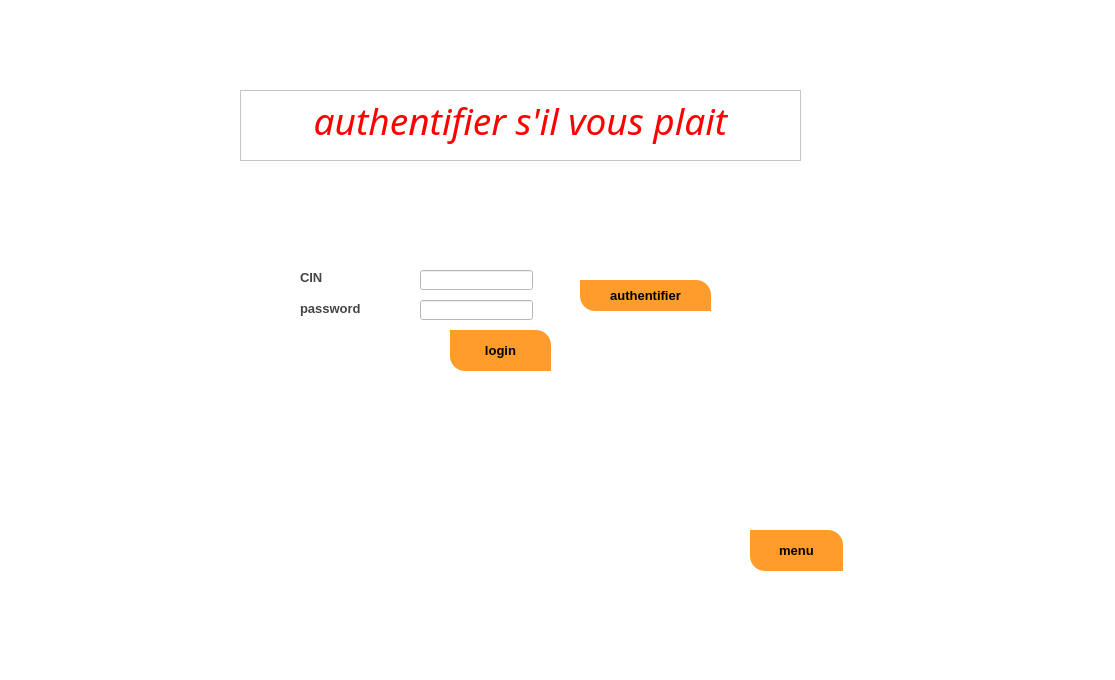
<?xml version="1.0" encoding="UTF-8"?>
<ui version="4.0">
 <class>windowemploye</class>
 <widget class="QDialog" name="windowemploye">
  <property name="geometry">
   <rect>
    <x>0</x>
    <y>0</y>
    <width>1115</width>
    <height>680</height>
   </rect>
  </property>
  <property name="windowTitle">
   <string>Dialog</string>
  </property>
  <property name="styleSheet">
   <string notr="true">
QWidget

{

	background-color: #fff;

	color: red;



}





/*-----QLabel-----*/

QLabel

{

	background-color: transparent;

	color: #454544;

	font-weight: bold;

	font-size: 13px;



}





/*-----QPushButton-----*/

QPushButton

{

	

	background-color: #ff9c2b;

color: #000000;

	font-size: 13px;

	font-weight: bold;

	border-top-right-radius: 15px;

	border-top-left-radius: 0px;

	border-bottom-right-radius: 0px;

	border-bottom-left-radius: 15px;

	padding: 10px;



}

</string>
  </property>
  <widget class="QStackedWidget" name="stackedWidget">
   <property name="geometry">
    <rect>
     <x>140</x>
     <y>90</y>
     <width>751</width>
     <height>511</height>
    </rect>
   </property>
   <property name="currentIndex">
    <number>1</number>
   </property>
   <widget class="QWidget" name="page">
    <widget class="QPushButton" name="pushButton">
     <property name="geometry">
      <rect>
       <x>140</x>
       <y>300</y>
       <width>451</width>
       <height>41</height>
      </rect>
     </property>
     <property name="text">
      <string>AFFICHER</string>
     </property>
    </widget>
    <widget class="QPushButton" name="pushButton_2">
     <property name="geometry">
      <rect>
       <x>140</x>
       <y>250</y>
       <width>451</width>
       <height>41</height>
      </rect>
     </property>
     <property name="text">
      <string>AJOUTER</string>
     </property>
    </widget>
    <widget class="QPushButton" name="pushButton_3">
     <property name="geometry">
      <rect>
       <x>140</x>
       <y>360</y>
       <width>451</width>
       <height>41</height>
      </rect>
     </property>
     <property name="text">
      <string>MODIFIER</string>
     </property>
    </widget>
    <widget class="QPushButton" name="pushButton_4">
     <property name="geometry">
      <rect>
       <x>140</x>
       <y>420</y>
       <width>451</width>
       <height>51</height>
      </rect>
     </property>
     <property name="text">
      <string>SUPPRIMER</string>
     </property>
    </widget>
    <widget class="QTextEdit" name="textEdit">
     <property name="geometry">
      <rect>
       <x>80</x>
       <y>20</y>
       <width>561</width>
       <height>71</height>
      </rect>
     </property>
     <property name="font">
      <font>
       <family>Brush Script MT</family>
       <pointsize>28</pointsize>
       <italic>true</italic>
      </font>
     </property>
     <property name="html">
      <string>&lt;!DOCTYPE HTML PUBLIC &quot;-//W3C//DTD HTML 4.0//EN&quot; &quot;http://www.w3.org/TR/REC-html40/strict.dtd&quot;&gt;
&lt;html&gt;&lt;head&gt;&lt;meta name=&quot;qrichtext&quot; content=&quot;1&quot; /&gt;&lt;style type=&quot;text/css&quot;&gt;
p, li { white-space: pre-wrap; }
&lt;/style&gt;&lt;/head&gt;&lt;body style=&quot; font-family:'Brush Script MT'; font-size:28pt; font-weight:400; font-style:italic;&quot;&gt;
&lt;p align=&quot;center&quot; style=&quot; margin-top:0px; margin-bottom:0px; margin-left:0px; margin-right:0px; -qt-block-indent:0; text-indent:0px;&quot;&gt;---Menu---&lt;/p&gt;&lt;/body&gt;&lt;/html&gt;</string>
     </property>
    </widget>
    <widget class="QLabel" name="label_21">
     <property name="geometry">
      <rect>
       <x>260</x>
       <y>100</y>
       <width>211</width>
       <height>141</height>
      </rect>
     </property>
     <property name="text">
      <string/>
     </property>
     <property name="pixmap">
      <pixmap>../../QTinterface (1)/QTinterface/logo.gif</pixmap>
     </property>
     <property name="scaledContents">
      <bool>true</bool>
     </property>
    </widget>
   </widget>
   <widget class="QWidget" name="page_3">
    <widget class="QLabel" name="label_9">
     <property name="geometry">
      <rect>
       <x>160</x>
       <y>180</y>
       <width>47</width>
       <height>14</height>
      </rect>
     </property>
     <property name="text">
      <string>CIN</string>
     </property>
    </widget>
    <widget class="QLabel" name="label_10">
     <property name="geometry">
      <rect>
       <x>160</x>
       <y>210</y>
       <width>71</width>
       <height>16</height>
      </rect>
     </property>
     <property name="text">
      <string>password</string>
     </property>
    </widget>
    <widget class="QLineEdit" name="lineEdit_9">
     <property name="geometry">
      <rect>
       <x>280</x>
       <y>180</y>
       <width>113</width>
       <height>20</height>
      </rect>
     </property>
    </widget>
    <widget class="QLineEdit" name="lineEdit_10">
     <property name="geometry">
      <rect>
       <x>280</x>
       <y>210</y>
       <width>113</width>
       <height>20</height>
      </rect>
     </property>
     <property name="echoMode">
      <enum>QLineEdit::Password</enum>
     </property>
    </widget>
    <widget class="QPushButton" name="pushButton_8">
     <property name="geometry">
      <rect>
       <x>440</x>
       <y>190</y>
       <width>131</width>
       <height>31</height>
      </rect>
     </property>
     <property name="text">
      <string>authentifier</string>
     </property>
    </widget>
    <widget class="QTextEdit" name="textEdit_3">
     <property name="geometry">
      <rect>
       <x>100</x>
       <y>0</y>
       <width>561</width>
       <height>71</height>
      </rect>
     </property>
     <property name="font">
      <font>
       <family>Brush Script MT</family>
       <pointsize>28</pointsize>
       <italic>true</italic>
      </font>
     </property>
     <property name="html">
      <string>&lt;!DOCTYPE HTML PUBLIC &quot;-//W3C//DTD HTML 4.0//EN&quot; &quot;http://www.w3.org/TR/REC-html40/strict.dtd&quot;&gt;
&lt;html&gt;&lt;head&gt;&lt;meta name=&quot;qrichtext&quot; content=&quot;1&quot; /&gt;&lt;style type=&quot;text/css&quot;&gt;
p, li { white-space: pre-wrap; }
&lt;/style&gt;&lt;/head&gt;&lt;body style=&quot; font-family:'Brush Script MT'; font-size:28pt; font-weight:400; font-style:italic;&quot;&gt;
&lt;p align=&quot;center&quot; style=&quot; margin-top:0px; margin-bottom:0px; margin-left:0px; margin-right:0px; -qt-block-indent:0; text-indent:0px;&quot;&gt;authentifier s'il vous plait&lt;/p&gt;&lt;/body&gt;&lt;/html&gt;</string>
     </property>
    </widget>
    <widget class="QPushButton" name="pushButton_5">
     <property name="geometry">
      <rect>
       <x>310</x>
       <y>240</y>
       <width>101</width>
       <height>41</height>
      </rect>
     </property>
     <property name="text">
      <string>login</string>
     </property>
    </widget>
    <widget class="QPushButton" name="pushButton_6">
     <property name="geometry">
      <rect>
       <x>610</x>
       <y>440</y>
       <width>93</width>
       <height>41</height>
      </rect>
     </property>
     <property name="text">
      <string>menu</string>
     </property>
    </widget>
   </widget>
   <widget class="QWidget" name="page_4">
    <widget class="QGroupBox" name="groupBox">
     <property name="geometry">
      <rect>
       <x>0</x>
       <y>0</y>
       <width>761</width>
       <height>541</height>
      </rect>
     </property>
     <property name="title">
      <string>Bienvenue</string>
     </property>
     <widget class="QTabWidget" name="tabWidget">
      <property name="geometry">
       <rect>
        <x>0</x>
        <y>0</y>
        <width>731</width>
        <height>481</height>
       </rect>
      </property>
      <property name="currentIndex">
       <number>0</number>
      </property>
      <widget class="QWidget" name="tab">
       <attribute name="title">
        <string>Afficher</string>
       </attribute>
       <widget class="QTableView" name="tableView">
        <property name="geometry">
         <rect>
          <x>10</x>
          <y>70</y>
          <width>711</width>
          <height>331</height>
         </rect>
        </property>
       </widget>
       <widget class="QPushButton" name="pushButton_9">
        <property name="geometry">
         <rect>
          <x>20</x>
          <y>20</y>
          <width>81</width>
          <height>31</height>
         </rect>
        </property>
        <property name="text">
         <string>Tri crois</string>
        </property>
       </widget>
       <widget class="QPushButton" name="pushButton_10">
        <property name="geometry">
         <rect>
          <x>200</x>
          <y>20</y>
          <width>91</width>
          <height>31</height>
         </rect>
        </property>
        <property name="text">
         <string>Recherche</string>
        </property>
       </widget>
       <widget class="QPushButton" name="pushButton_11">
        <property name="geometry">
         <rect>
          <x>420</x>
          <y>30</y>
          <width>101</width>
          <height>31</height>
         </rect>
        </property>
        <property name="text">
         <string>CONTRAT </string>
        </property>
       </widget>
       <widget class="QLineEdit" name="lineEdit_16">
        <property name="geometry">
         <rect>
          <x>300</x>
          <y>30</y>
          <width>113</width>
          <height>22</height>
         </rect>
        </property>
       </widget>
       <widget class="QPushButton" name="pushButton_15">
        <property name="geometry">
         <rect>
          <x>610</x>
          <y>410</y>
          <width>93</width>
          <height>31</height>
         </rect>
        </property>
        <property name="text">
         <string>MENU</string>
        </property>
       </widget>
       <widget class="QPushButton" name="pushButton_18">
        <property name="geometry">
         <rect>
          <x>110</x>
          <y>20</y>
          <width>81</width>
          <height>31</height>
         </rect>
        </property>
        <property name="text">
         <string>Tri decroi</string>
        </property>
       </widget>
       <widget class="QPushButton" name="pushButton_14">
        <property name="geometry">
         <rect>
          <x>540</x>
          <y>30</y>
          <width>93</width>
          <height>31</height>
         </rect>
        </property>
        <property name="text">
         <string>excel</string>
        </property>
       </widget>
      </widget>
      <widget class="QWidget" name="tab_2">
       <attribute name="title">
        <string>Modifier</string>
       </attribute>
       <widget class="QLabel" name="label_12">
        <property name="geometry">
         <rect>
          <x>50</x>
          <y>170</y>
          <width>47</width>
          <height>14</height>
         </rect>
        </property>
        <property name="text">
         <string/>
        </property>
       </widget>
       <widget class="QComboBox" name="comboBox">
        <property name="geometry">
         <rect>
          <x>190</x>
          <y>70</y>
          <width>101</width>
          <height>22</height>
         </rect>
        </property>
       </widget>
       <widget class="QLabel" name="label_15">
        <property name="geometry">
         <rect>
          <x>50</x>
          <y>70</y>
          <width>47</width>
          <height>14</height>
         </rect>
        </property>
        <property name="text">
         <string>CIN</string>
        </property>
       </widget>
       <widget class="QPushButton" name="pushButton_12">
        <property name="geometry">
         <rect>
          <x>540</x>
          <y>400</y>
          <width>91</width>
          <height>31</height>
         </rect>
        </property>
        <property name="text">
         <string>MODIFIER</string>
        </property>
       </widget>
       <widget class="QPushButton" name="pushButton_16">
        <property name="geometry">
         <rect>
          <x>430</x>
          <y>400</y>
          <width>93</width>
          <height>31</height>
         </rect>
        </property>
        <property name="text">
         <string>MENU</string>
        </property>
       </widget>
       <widget class="QLabel" name="label_20">
        <property name="geometry">
         <rect>
          <x>50</x>
          <y>320</y>
          <width>47</width>
          <height>14</height>
         </rect>
        </property>
        <property name="text">
         <string>salaire</string>
        </property>
       </widget>
       <widget class="QLineEdit" name="lineEdit_18">
        <property name="geometry">
         <rect>
          <x>190</x>
          <y>270</y>
          <width>113</width>
          <height>20</height>
         </rect>
        </property>
       </widget>
       <widget class="QLineEdit" name="lineEdit_12">
        <property name="geometry">
         <rect>
          <x>190</x>
          <y>150</y>
          <width>113</width>
          <height>20</height>
         </rect>
        </property>
       </widget>
       <widget class="QLineEdit" name="lineEdit_13">
        <property name="geometry">
         <rect>
          <x>190</x>
          <y>110</y>
          <width>113</width>
          <height>20</height>
         </rect>
        </property>
       </widget>
       <widget class="QLabel" name="label_13">
        <property name="geometry">
         <rect>
          <x>50</x>
          <y>150</y>
          <width>111</width>
          <height>20</height>
         </rect>
        </property>
        <property name="text">
         <string>date de naissance</string>
        </property>
       </widget>
       <widget class="QLabel" name="label_19">
        <property name="geometry">
         <rect>
          <x>50</x>
          <y>220</y>
          <width>121</width>
          <height>20</height>
         </rect>
        </property>
        <property name="text">
         <string>experience par mois</string>
        </property>
       </widget>
       <widget class="QLabel" name="label_18">
        <property name="geometry">
         <rect>
          <x>50</x>
          <y>370</y>
          <width>47</width>
          <height>14</height>
         </rect>
        </property>
        <property name="text">
         <string>email</string>
        </property>
       </widget>
       <widget class="QLineEdit" name="lineEdit_19">
        <property name="geometry">
         <rect>
          <x>190</x>
          <y>320</y>
          <width>113</width>
          <height>20</height>
         </rect>
        </property>
       </widget>
       <widget class="QLineEdit" name="lineEdit_14">
        <property name="geometry">
         <rect>
          <x>190</x>
          <y>190</y>
          <width>113</width>
          <height>20</height>
         </rect>
        </property>
       </widget>
       <widget class="QLabel" name="label_11">
        <property name="geometry">
         <rect>
          <x>50</x>
          <y>270</y>
          <width>111</width>
          <height>16</height>
         </rect>
        </property>
        <property name="text">
         <string>nombre d'absence</string>
        </property>
       </widget>
       <widget class="QLabel" name="label_14">
        <property name="geometry">
         <rect>
          <x>50</x>
          <y>190</y>
          <width>81</width>
          <height>20</height>
         </rect>
        </property>
        <property name="text">
         <string>mot de passe</string>
        </property>
       </widget>
       <widget class="QLineEdit" name="lineEdit_17">
        <property name="geometry">
         <rect>
          <x>190</x>
          <y>370</y>
          <width>113</width>
          <height>20</height>
         </rect>
        </property>
       </widget>
       <widget class="QLabel" name="label_17">
        <property name="geometry">
         <rect>
          <x>50</x>
          <y>110</y>
          <width>47</width>
          <height>14</height>
         </rect>
        </property>
        <property name="text">
         <string>NOM</string>
        </property>
       </widget>
       <widget class="QLineEdit" name="lineEdit_11">
        <property name="geometry">
         <rect>
          <x>190</x>
          <y>220</y>
          <width>113</width>
          <height>20</height>
         </rect>
        </property>
       </widget>
      </widget>
      <widget class="QWidget" name="tab_3">
       <attribute name="title">
        <string>Supprimer</string>
       </attribute>
       <layout class="QHBoxLayout" name="horizontalLayout">
        <item>
         <widget class="QLabel" name="label_16">
          <property name="text">
           <string>CIN</string>
          </property>
         </widget>
        </item>
        <item>
         <widget class="QPushButton" name="pushButton_17">
          <property name="text">
           <string>MENU</string>
          </property>
         </widget>
        </item>
        <item>
         <widget class="QComboBox" name="comboBox_2"/>
        </item>
        <item>
         <widget class="QPushButton" name="pushButton_13">
          <property name="font">
           <font>
            <family>Verdana</family>
            <pointsize>-1</pointsize>
            <weight>75</weight>
            <bold>true</bold>
           </font>
          </property>
          <property name="text">
           <string>supprimer</string>
          </property>
         </widget>
        </item>
       </layout>
      </widget>
      <widget class="QWidget" name="tab_4">
       <attribute name="title">
        <string>ajouter</string>
       </attribute>
       <widget class="QLabel" name="label_22">
        <property name="geometry">
         <rect>
          <x>150</x>
          <y>60</y>
          <width>56</width>
          <height>16</height>
         </rect>
        </property>
        <property name="text">
         <string>CIN</string>
        </property>
       </widget>
       <widget class="QLabel" name="label_23">
        <property name="geometry">
         <rect>
          <x>150</x>
          <y>100</y>
          <width>56</width>
          <height>16</height>
         </rect>
        </property>
        <property name="text">
         <string>NOM</string>
        </property>
       </widget>
       <widget class="QLabel" name="label_24">
        <property name="geometry">
         <rect>
          <x>150</x>
          <y>140</y>
          <width>121</width>
          <height>20</height>
         </rect>
        </property>
        <property name="text">
         <string>DATE DE NAISSANCE</string>
        </property>
       </widget>
       <widget class="QLabel" name="label_25">
        <property name="geometry">
         <rect>
          <x>150</x>
          <y>180</y>
          <width>91</width>
          <height>16</height>
         </rect>
        </property>
        <property name="text">
         <string>MOT DE PASSE</string>
        </property>
       </widget>
       <widget class="QLabel" name="label_26">
        <property name="geometry">
         <rect>
          <x>150</x>
          <y>220</y>
          <width>81</width>
          <height>16</height>
         </rect>
        </property>
        <property name="text">
         <string>EXPERIENCE</string>
        </property>
       </widget>
       <widget class="QLabel" name="label_27">
        <property name="geometry">
         <rect>
          <x>150</x>
          <y>260</y>
          <width>121</width>
          <height>16</height>
         </rect>
        </property>
        <property name="text">
         <string>NOMBRE D'ABSENCE</string>
        </property>
       </widget>
       <widget class="QLabel" name="label_28">
        <property name="geometry">
         <rect>
          <x>150</x>
          <y>300</y>
          <width>56</width>
          <height>16</height>
         </rect>
        </property>
        <property name="text">
         <string>SALAIRE</string>
        </property>
       </widget>
       <widget class="QLabel" name="label_29">
        <property name="geometry">
         <rect>
          <x>150</x>
          <y>340</y>
          <width>56</width>
          <height>16</height>
         </rect>
        </property>
        <property name="text">
         <string>EMAIL</string>
        </property>
       </widget>
       <widget class="QLineEdit" name="lineEdit_15">
        <property name="geometry">
         <rect>
          <x>330</x>
          <y>50</y>
          <width>113</width>
          <height>22</height>
         </rect>
        </property>
       </widget>
       <widget class="QLineEdit" name="lineEdit_20">
        <property name="geometry">
         <rect>
          <x>330</x>
          <y>90</y>
          <width>113</width>
          <height>22</height>
         </rect>
        </property>
       </widget>
       <widget class="QLineEdit" name="lineEdit_21">
        <property name="geometry">
         <rect>
          <x>330</x>
          <y>140</y>
          <width>113</width>
          <height>22</height>
         </rect>
        </property>
       </widget>
       <widget class="QLineEdit" name="lineEdit_22">
        <property name="geometry">
         <rect>
          <x>330</x>
          <y>180</y>
          <width>113</width>
          <height>22</height>
         </rect>
        </property>
       </widget>
       <widget class="QLineEdit" name="lineEdit_23">
        <property name="geometry">
         <rect>
          <x>330</x>
          <y>220</y>
          <width>113</width>
          <height>22</height>
         </rect>
        </property>
       </widget>
       <widget class="QLineEdit" name="lineEdit_24">
        <property name="geometry">
         <rect>
          <x>330</x>
          <y>260</y>
          <width>113</width>
          <height>22</height>
         </rect>
        </property>
       </widget>
       <widget class="QLineEdit" name="lineEdit_25">
        <property name="geometry">
         <rect>
          <x>330</x>
          <y>300</y>
          <width>113</width>
          <height>22</height>
         </rect>
        </property>
       </widget>
       <widget class="QLineEdit" name="lineEdit_26">
        <property name="geometry">
         <rect>
          <x>330</x>
          <y>340</y>
          <width>113</width>
          <height>22</height>
         </rect>
        </property>
       </widget>
       <widget class="QPushButton" name="pushButton_20">
        <property name="geometry">
         <rect>
          <x>562</x>
          <y>380</y>
          <width>111</width>
          <height>41</height>
         </rect>
        </property>
        <property name="text">
         <string>ajouter</string>
        </property>
       </widget>
       <widget class="QPushButton" name="pushButton_21">
        <property name="geometry">
         <rect>
          <x>440</x>
          <y>380</y>
          <width>101</width>
          <height>41</height>
         </rect>
        </property>
        <property name="text">
         <string>menu</string>
        </property>
       </widget>
       <widget class="QPushButton" name="pushButton_7">
        <property name="geometry">
         <rect>
          <x>490</x>
          <y>50</y>
          <width>93</width>
          <height>31</height>
         </rect>
        </property>
        <property name="text">
         <string>notifier</string>
        </property>
       </widget>
      </widget>
     </widget>
    </widget>
   </widget>
  </widget>
 </widget>
 <resources/>
 <connections/>
</ui>
